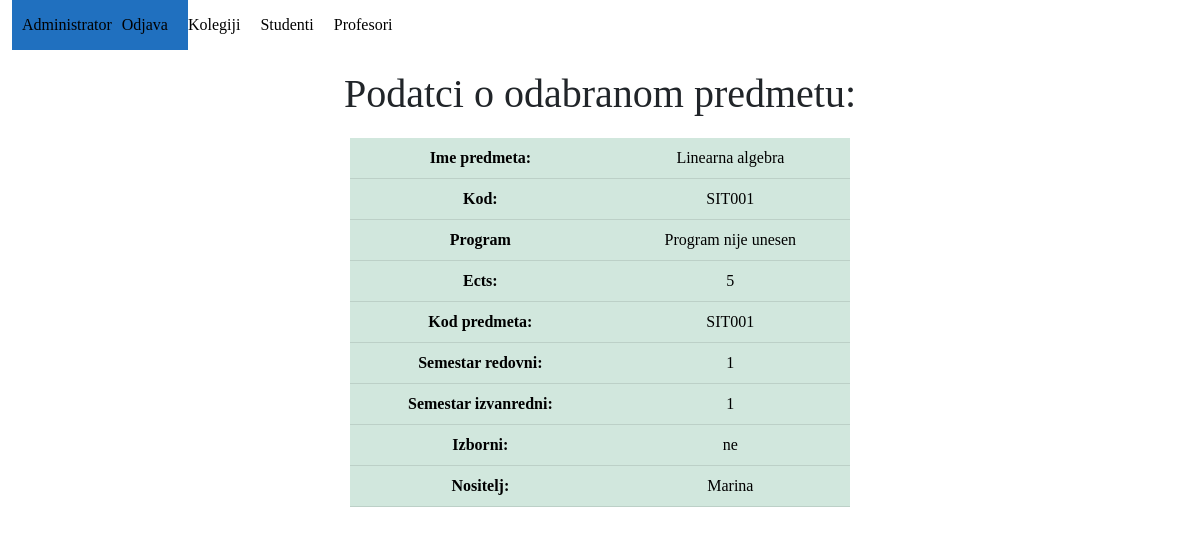
Page /detailpredmeta/1 (signed in) on the committed database.
### app_1/models.py (models this page shows, shortened)
class Predmeti(models.Model):
    IZBORNI = (('DA', 'da'), ('NE', 'ne'))
    name = models.CharField(max_length=50)
    kod = models.CharField(max_length=50)
    program = models.CharField(max_length=50)
    ects = models.IntegerField()
    sem_red = models.IntegerField()
    sem_izv = models.IntegerField()
    izborni = models.CharField(max_length=50, choices=IZBORNI)
    nositelj = models.ForeignKey(Korisnik, on_delete=models.CASCADE, blank=True, null=True)

class Korisnik(AbstractUser):
    ROLES = (('adm', 'admin'),('prof', 'profesor'), ('stu', 'student'))
    STATUS = (('none', 'None'), ('izv', 'izvanredni student'), ('red', 'redovni student'))
    role = models.CharField(max_length=50, choices=ROLES)
    status = models.CharField(max_length=50, choices=STATUS)

### app_1/decorators.py (the view)
    def wrap(request, *args, **kwargs):
        korisnik = Korisnik.objects.get(pk=request.user.pk)
        if korisnik.role == 'adm' and korisnik.is_authenticated and korisnik.is_active:
            return function(request, *args, **kwargs)
        else:
            raise PermissionDenied

### app_1/views.py (called while the page is built)
@admin_required
def detail_predmet(request, predmetId):
    predmet = Predmeti.objects.get(pk=predmetId)
    return render(request, 'detailpredmeta.html', {'predmet': predmet})

### app_1/templates/detailpredmeta.html
{% extends 'adminpage.html' %}
{% block detailsubject %}
<div class="cont">
    <h1>Podatci o odabranom predmetu:</h1>
    <table class="table table-hover table-success predmeti center">
        <tr>
        <th>Ime predmeta:</th>
        <td> {{predmet.name}}</td>
        </tr>
        <tr>
            <th>Kod:</th>
            <td>{{predmet.kod}}</td>
        </tr>
        <tr>
            <th>Program</th>
            <td>{{predmet.program}}</td>
        </tr>
        <tr>
            <th>Ects:</th>
            <td>{{predmet.ects}}</td>
        </tr>
        <tr>
            <th>Kod predmeta:</th>
            <td>{{predmet.kod}}</td>
        </tr>
        <tr>
            <th>Semestar redovni:</th>
            <td>{{predmet.sem_red}}</td>
        </tr>
        <tr>
            <th>Semestar izvanredni:</th>
            <td>{{predmet.sem_izv}}</td>
        </tr>
        <tr>
            <th>Izborni:</th>
            <td>{{predmet.izborni}}</td>
        </tr>
        <tr>
            <th>Nositelj:</th>
            <td>{{predmet.nositelj}}</td>
        </tr>
    </table>
</div>
{% endblock detailsubject %}

### app_1/static/css/style.css (style rules this page uses)
* { margin: 0; padding: 0; box-sizing: border-box; }
body { font-size: 16px; overflow-x: hidden; text-align: center; height: 100%; font-family: 'Times New Roman', Times, serif; }
.center { margin: auto; }
h1 { font-family: 'Times New Roman', Times, serif }
.predmeti { width: 500px; height: vh; font-family: 'Times New Roman', Times, serif }
.cont h1 { margin: 20px 0px; font-family: 'Times New Roman', Times, serif }

### rows in the picture
Predmeti: name "Linearna algebra", kod "SIT001", program "Program nije unesen", ects "5", sem_red "1", sem_izv "1", izborni "ne", nositelj "Marina"
